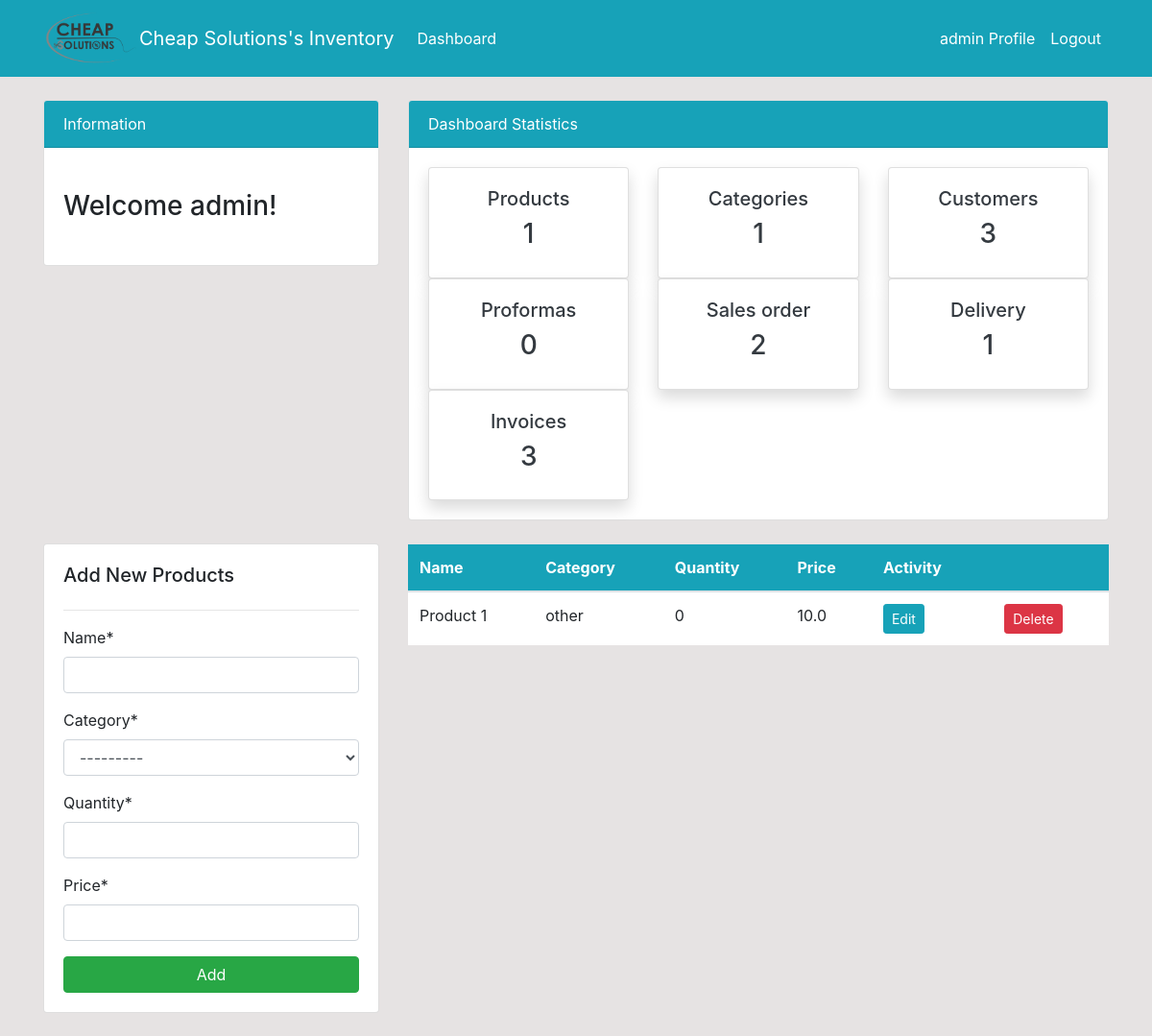
Screenshot of /products/ (signed in) with the database file from the repository.
### dashboard/models.py (models this page shows, shortened)
class Category(models.Model):
    name = models.CharField(max_length=500, help_text='')
    def __str__(self):
        return '{0}'.format(self.name)

class Product(models.Model):
    name = models.CharField(max_length=500, unique=True, null = True)
    category = models.ForeignKey(Category,
                                 on_delete=models.SET_NULL,
                                 null=True)
    quantity = models.PositiveIntegerField(null=True)
    price = models.FloatField(null=True)

### dashboard/views.py (the view)
# urls.py: path('products/', views.products, name='dashboard-products'),
@login_required(login_url='user-login')
def products(request):
    proforma = Proforma.objects.all().order_by('-id',)
    proforma_count = proforma.count()
    invoice_count = 0
    invoice = Invoice.objects.all().order_by('-id',)
    for inv in invoice:
        if inv.Type == "Invoice":
            invoice_count += 1
    invoice_salesorder_count = 0
    invoice = Invoice.objects.all().order_by('-id',)
    for inv in invoice:
        if inv.Type == "Sales Order":
            invoice_salesorder_count += 1
    invoice_delivery_count = 0
    invoice = Invoice.objects.all().order_by('-id',)
    for inv in invoice:
        if inv.Type == "Delivery":
            invoice_delivery_count += 1
    category = Category.objects.all()
    category_count = category.count()
    product = Product.objects.all().order_by('name',)
    product_count = product.count()
    customer = Customer.objects.all()
    customer_count = customer.count()
    order = Order.objects.all().order_by('-id',)
    order_count = order.count()
    product_quantity = Product.objects.filter(name='')
    """"""
    if request.method == 'POST':
        form = ProductForm(request.POST)
        if form.is_valid():
            form.save()
            product_name = form.cleaned_data.get('name')
            messages.success(request, f'{product_name} has been added')
            return redirect('dashboard-products')
    else:
        form = ProductForm()
    context = {
        'delivery': invoice_delivery_count,
        'salesorder': invoice_salesorder_count,
        'proforma':proformas_delete,
        'proforma_count':proforma_count,
        'invoice': invoice,
        'invoice_count': invoice_count,
        'category': category,
        'category_count': category_count,
        'product': product,
        'form': form,
        'customer_count': customer_count,
        'product_count': product_count,
        'order_count': order_count,
    }
    return render(request, 'dashboard/products.html', context)

### dashboard/forms.py
class ProductForm(forms.ModelForm):
    class Meta:
        model = Product
        fields = '__all__'

### templates/dashboard/products.html (shortened to what this page needs)
{% extends 'partials/base.html' %}
{% load crispy_forms_tags %}
{% block content %}
{% include 'partials/topside.html' %}
<div class="row my-4">
    <div class="col-md-4">
        <div class="card card-body">
            <h5>Add New Products</h5>
            <hr>
            <form method="POST">
                {{ form|crispy }}
                <input class="btn btn-success btn-block" type="submit" value="Add">
            </form>
        </div>
    </div>
    <div class="col-md-8">
        <table class="table bg-white">
            <thead class="bg-info text-white">
                <tr>
                    <th scope="col">Name</th>
                    <th scope="col">Category</th>
                    <th scope="col">Quantity</th>
                    <th scope ="col">Price</th>
                    <th scope="col">Activity</th>
                    <th scope="col"></th>
                </tr>
            </thead>
            <tbody>
                {% for product in product %}
                <tr>
                    <td>{{ product.name }}</td>
                    <td>{{ product.category }}</td>
                    <td>{{ product.quantity }}</td>
                    <td>{{ product.price }}</td>
                    <td>
                        <a class="btn btn-info btn-sm mr-2"
                            href="{% url 'dashboard-products-edit' product.id %}">Edit</a>
                    </td>
                    <td>
                      <a class="btn btn-danger btn-sm ml-2"
                            href="{% url 'dashboard-products-delete' product.id %}">Delete</a>
                    </td>
                </tr>
                {% endfor %}
            </tbody>
        </table>
    </div>
</div>
{% endblock %}

### templates/partials/nav.html (shortened to what this page needs)
{% load static %}
<nav class="navbar navbar-expand-lg navbar-info bg-info">
    <div class="container">
        <img class="img2" src="{% static '/img/Cheap solution logo.png' %}" alt="Cheap Solutions" style="width: 100%; max-width: 100px" />
        <a class="navbar-brand text-white" href="{% url 'dashboard-index' %}">Cheap Solutions's Inventory</a>
        {% if user.is_authenticated %}
        <div class="collapse navbar-collapse" id="navbarSupportedContent">
            <ul class="navbar-nav mr-auto">
                <li class="nav-item active">
                    <a class="nav-link text-white" href="{% url 'dashboard-index' %}">Dashboard </a>
                </li>
            </ul>
            <ul class="navbar-nav ml-auto">
                <li class="nav-item active">
                    <a class="nav-link text-white" href="{% url 'user-profile' %}">{{ user.username }} Profile
                        <span class="sr-only">(current)</span></a>
                </li>
                <li class="nav-item">
                    <a class="nav-link text-white" href="{% url 'user-logout' %}">Logout</a>
                </li>
            </ul>
            {% endif %}
        </div>
    </div>
</nav>

### templates/partials/topside.html
<div class="row">
    <div class="col-md-4 mt-4">
        <div class="card">
            <div class="card-header bg-info text-white">
                Information
            </div>
            <div class="card-body">
                <marquee behavior="" direction="">
                    <h3 class="my-4">Welcome {{ user.username }}!</h3>
                </marquee>
            </div>
        </div>
    </div>
    <div class="col-md-8 mt-4">
        <div class="card">
            <div class="card-header bg-info text-white">
                Dashboard Statistics
            </div>
            <div class="card-body">
                <div class="row">
                    <div class="col-md-4">
                        <a class="text-decoration-none text-dark" href="{% url 'dashboard-products' %}">
                            <div class="card my-card shadow">
                                <div class="card-body text-center">
                                    <h5>Products </h5>
                                    <h3>{{ product_count }}</h3>
                                </div>
                            </div>
                        </a>
                    </div>
                    <div class="col-md-4">
                        <a class="text-decoration-none text-dark" href="{% url 'dashboard-products-category' %}">
                            <div class="card my-card shadow">
                                <div class="card-body text-center">
                                    <h5>Categories </h5>
                                    <h3>{{ category_count }}</h3>
                                </div>
                            </div>
                        </a>
                    </div>
                     <div class="col-md-4">
                        <a class="text-decoration-none text-dark" href="{% url 'dashboard-customers' %}">
                            <div class="card my-card shadow">
                                <div class="card-body text-center">
                                    <h5>Customers</h5>
                                    <h3>{{customer_count}}</h3>
                                </div>
                            </div>
                        </a>
                    </div>
                    <div class="col-md-4">
                        <a class="text-decoration-none text-dark" href="{% url 'dashboard-proformas' %}">
                            <div class="card my-card shadow">
                                <div class="card-body text-center">
                                    <h5>Proformas </h5>
                                    <h3>{{ proforma_count }}</h3>
                                </div>
                            </div>
                        </a>
                    </div>
                    <div class="col-md-4">
                        <a class="text-decoration-none text-dark" href="{% url 'dashboard-invoices-salesorder' %}">
                            <div class="card my-card shadow">
                                <div class="card-body text-center">
                                    <h5>Sales order</h5>
                                    <h3>{{ salesorder }}</h3>
                                </div>
                            </div>
                        </a>
                    </div>
                    <div class="col-md-4">
                        <a class="text-decoration-none text-dark" href="{% url 'dashboard-invoices-delivery' %}">
                            <div class="card my-card shadow">
                                <div class="card-body text-center">
                                    <h5>Delivery</h5>
                                  <h3>{{ delivery }}</h3>
                                </div>
                            </div>
                        </a>
                    </div>
                    <div class="col-md-4">
                        <a class="text-decoration-none text-dark" href="{% url 'dashboard-invoices' %}">
                            <div class="card my-card shadow">
                                <div class="card-body text-center">
                                    <h5>Invoices </h5>
                                    <h3>{{ invoice_count }}</h3>
                                </div>
                            </div>
                        </a>
                    </div>
                </div>
            </div>
        </div>
    </div>
</div>

### static/style.css (style rules this page uses)
body { background: rgb(230, 227, 227); }

### templates/partials/nav.html (style rules this page uses)
.img2 { -webkit-filter: grayscale(100%); filter: grayscale(100%); }

### rows the page displays
Product: name "Product 1", category "other", quantity "0", price "10.0"

### other values shown
{{ user.username }} "admin"
{{ product_count }} "1"
{{ category_count }} "1"
{{ customer_count }} "3"
{{ proforma_count }} "0"
{{ salesorder }} "2"
{{ delivery }} "1"
{{ invoice_count }} "3"
